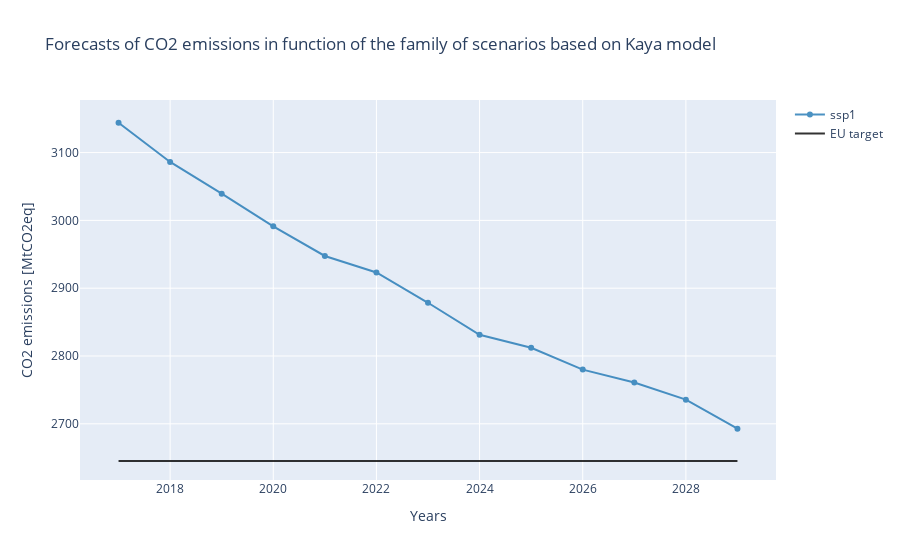
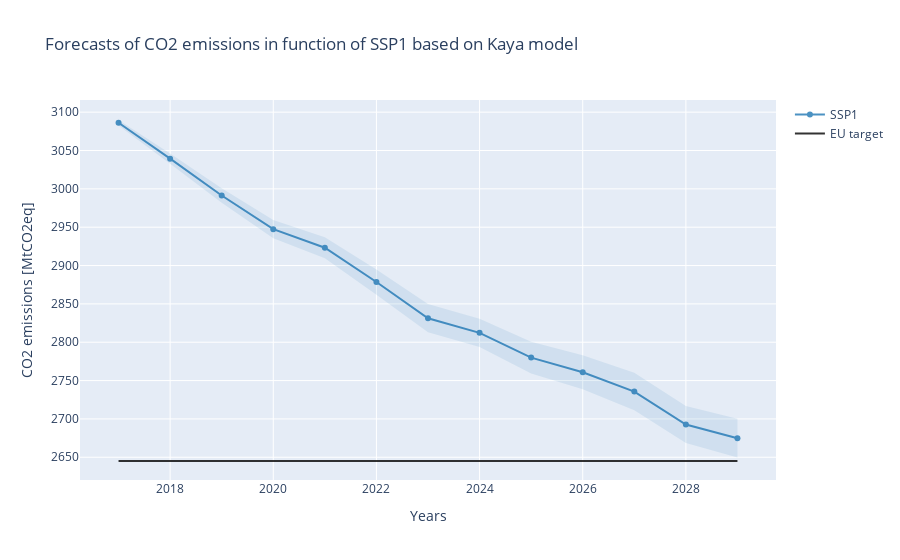

The cell these charts' notebook holds for them, in order:
### Code cell
samples = 1000

emi_kaya_triangular = get_carbon_emissions(samples, distri='triangular', show=False)

emi_kaya_normal = get_carbon_emissions(samples, distri='normal', show=True)
emi_kaya_rates_normal = get_carbon_emissions(100,'normal', file_rates, show=False)
emi_kaya_rates_triangular = get_carbon_emissions(samples, 'triangular', file_rates, show=False)
real_proj = show_real_projections(file_real_proj, show=False)
show_goals([emi_kaya_normal, emi_kaya_rates_normal, real_proj],
           name = ['Kaya model', 'Derivative of Kaya model', 'Projection', 'Target'], show=False)
projection_vs_forecasts([emi_kaya_normal, emi_kaya_rates_normal, real_proj],
                        name=['Kaya model', 'Derivative of Kaya model', 'Projections'], show=False)

### Figure 1 — Plotly figure (JSON) as saved in the notebook; plotly's stock layout.template omitted (floating-point values rounded to 4 significant figures)
{"data": [{"line": {"color": "#1f77b4"}, "name": "ssp1", "opacity": 0.8, "type": "scatter", "x": [2017, 2018, 2019, 2020, 2021, 2022, 2023, 2024, 2025, 2026, 2027, 2028, 2029], "y": [3144, 3086.0, 3039.0, 2991.0, 2947.0, 2923.0, 2878.0, 2831.0, 2812.0, 2780.0, 2761.0, 2736.0, 2693.0, 2675.0]}, {"line": {"color": "Black"}, "mode": "lines", "name": "EU target", "opacity": 0.8, "type": "scatter", "x": [2017, 2018, 2019, 2020, 2021, 2022, 2023, 2024, 2025, 2026, 2027, 2028, 2029], "y": [2645.0, 2645.0, 2645.0, 2645.0, 2645.0, 2645.0, 2645.0, 2645.0, 2645.0, 2645.0, 2645.0, 2645.0, 2645.0]}], "layout": {"title": {"text": "Forecasts of CO2 emissions in function of the family of scenarios based on Kaya model"}, "xaxis": {"title": {"text": "Years"}}, "yaxis": {"title": {"text": "CO2 emissions [MtCO2eq]"}}}}

### Figure 2 — Plotly figure (JSON) as saved in the notebook; plotly's stock layout.template omitted (floating-point values rounded to 4 significant figures)
{"data": [{"fill": "toself", "fillcolor": "#1f77b4", "line": {"color": "rgba(0, 0, 0, 0)"}, "name": "SSP1", "opacity": 0.1, "showlegend": false, "type": "scatter", "x": [2017, 2018, 2019, 2020, 2021, 2022, 2023, 2024, 2025, 2026, 2027, 2028, 2029, 2029, 2028, 2027, 2026, 2025, 2024, 2023, 2022, 2021, 2020, 2019, 2018, 2017], "y": [3090.0, 3046.0, 3001.0, 2959.0, 2937.0, 2895.0, 2850.0, 2831.0, 2801.0, 2783.0, 2760.0, 2717.0, 2700.0, 2650.0, 2668.0, 2711.0, 2739.0, 2759.0, 2794.0, 2813.0, 2862.0, 2909.0, 2936.0, 2982.0, 3033.0, 3082.0]}, {"line": {"color": "#1f77b4"}, "name": "SSP1", "opacity": 0.8, "type": "scatter", "x": [2017, 2018, 2019, 2020, 2021, 2022, 2023, 2024, 2025, 2026, 2027, 2028, 2029], "y": [3086.0, 3039.0, 2991.0, 2947.0, 2923.0, 2878.0, 2831.0, 2812.0, 2780.0, 2761.0, 2736.0, 2693.0, 2675.0]}, {"line": {"color": "Black"}, "mode": "lines", "name": "EU target", "opacity": 0.8, "type": "scatter", "x": [2017, 2018, 2019, 2020, 2021, 2022, 2023, 2024, 2025, 2026, 2027, 2028, 2029], "y": [2645.0, 2645.0, 2645.0, 2645.0, 2645.0, 2645.0, 2645.0, 2645.0, 2645.0, 2645.0, 2645.0, 2645.0, 2645.0]}], "layout": {"title": {"text": "Forecasts of CO2 emissions in function of SSP1 based on Kaya model"}, "xaxis": {"title": {"text": "Years"}}, "yaxis": {"title": {"text": "CO2 emissions [MtCO2eq]"}}}}
